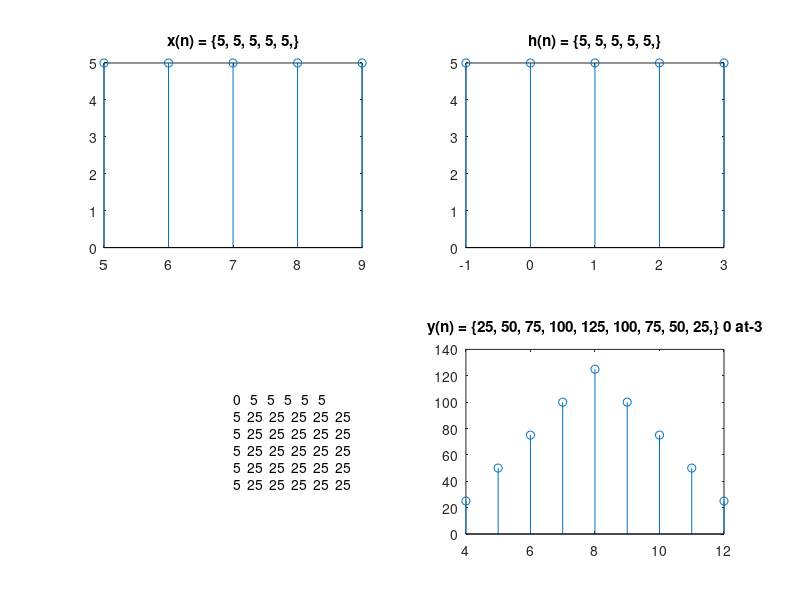

The MATLAB source for this figure:
% -4 to +4
N1 = input('Enter number of samples in x(n):\n');
n1 = input('Enter starting value of n for x(n):\n');
N2 = input('Enter number of samples in h(n):\n');
n2 = -1;
opstart = n1-1;
opsam = N1 + N2 - 1;
op = zeros(1,opsam,'int32');
x = zeros(1,9,'int32');
h = zeros(1,9,'int32');
tempx = zeros(1,N1,'int32');
temph = zeros(1,N2,'int32');
mat(1:N1,1:N2) = 0;
for i=n1:n1+N1-1
    txt = sprintf('Enter x(n) for n = %d: ',i);
    x(5+i) = input(txt);
    tempx(i-n1+1) = x(5+i);
end

for i=n2:n2+N2-1
    txt = sprintf('Enter h(n) for n = %d: ',i);
    h(5+i) = input(txt);
    temph(i-n2+1) = h(5+i);
end


%matrix method
for i=1:N1
    for j=1:N2
        mat(i,j) = tempx(i) * temph(j);
    end
end

for i=1:N1
        row = i;
        col = 1;
        sum = mat(row,col);
        while row>1 && col<N2
            row = row - 1;
            col = col + 1;
            sum = sum + mat(row,col);
        end
        op(i) = sum;
end
for j=2:N2
    row = N1;
    col = j;
    sum = mat(row,col);
    while row>1 && col<N2
        row = row - 1;
        col = col + 1;
        sum = sum + mat(row,col);
    end
        op(N1+j-1) = sum;
end
newmat(1:N1+1,1:N2+1)=0;
for i=2:N1+1
    newmat(i,1) = tempx(i-1);
end
for j=2:N2+1
    newmat(1,j) = temph(j-1);
end
for i=2:N1+1
    for j=2:N2+1
       newmat(i,j) = mat(i-1,j-1);
    end
end
A = linspace(n1,n1+N1-1,N1);
B = linspace(-1,N2-2,N2);
C = linspace(opstart,opstart+opsam-1,opsam);
xptitle= strtrim(strcat('x(n) = \{',sprintf('%d, ',tempx),'\}'));
htitle= strtrim(strcat('h(n) = \{',sprintf('%d, ',temph),'\}'));
zeropos = (-1*opstart) +1;
ctitle= strtrim(strcat('y(n) = \{',sprintf('%d, ',op),'\} 0 at ',sprintf('%d',zeropos)));
mattitle = cellstr(num2str(newmat)); 
subplot(221);stem(A,tempx);title(xptitle);
subplot(222);stem(B,temph);title(htitle);
set(subplot(2,2,3),'visible','off');text(0.5,0.5,mattitle);
subplot(224);stem(C,op);title(ctitle);


